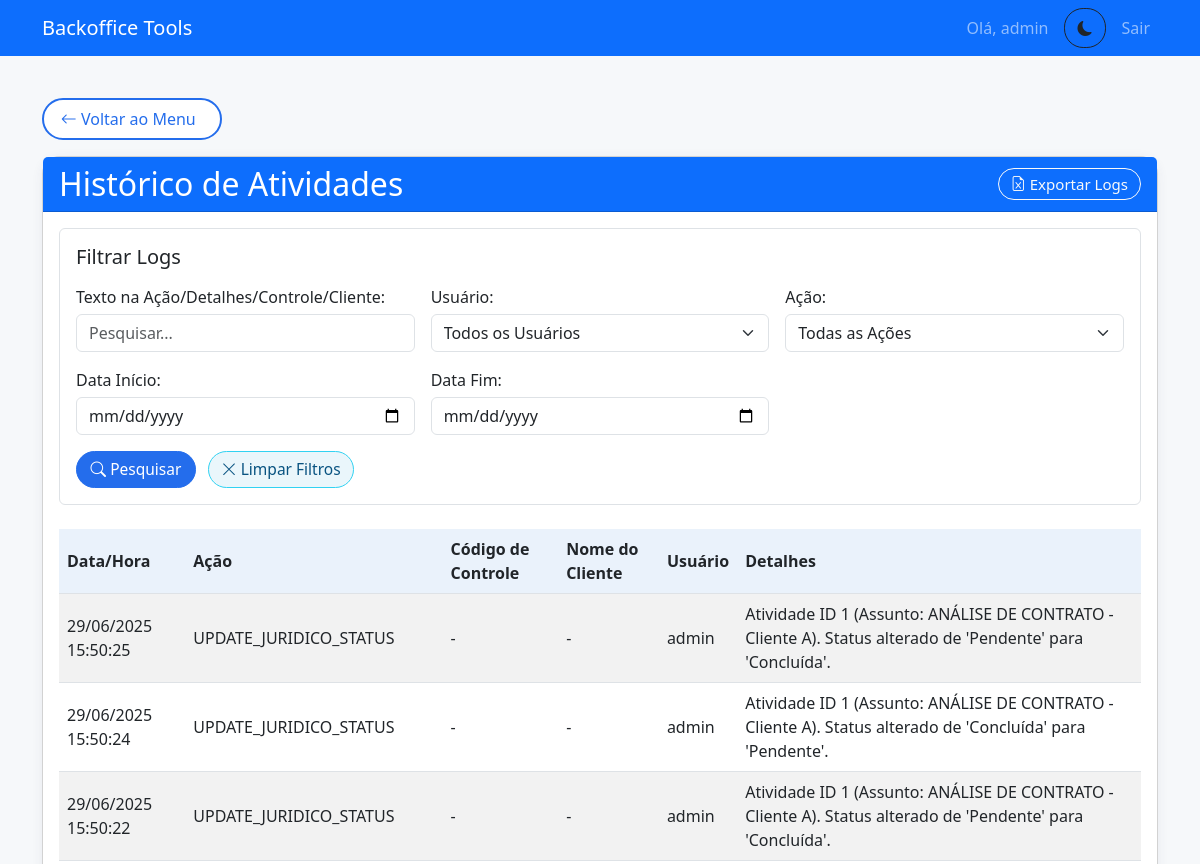
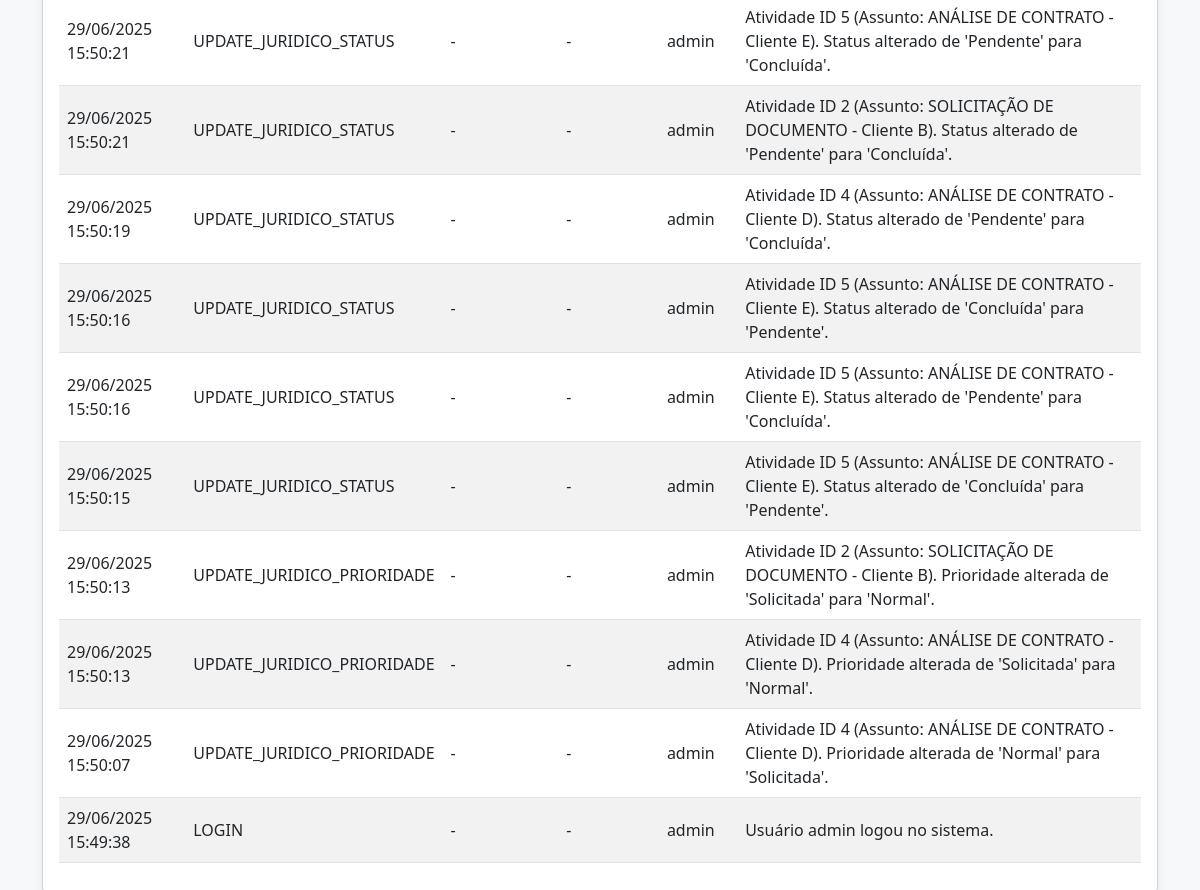
The page /logs (signed in) on the database as committed earlier (2 pictures, top to bottom).
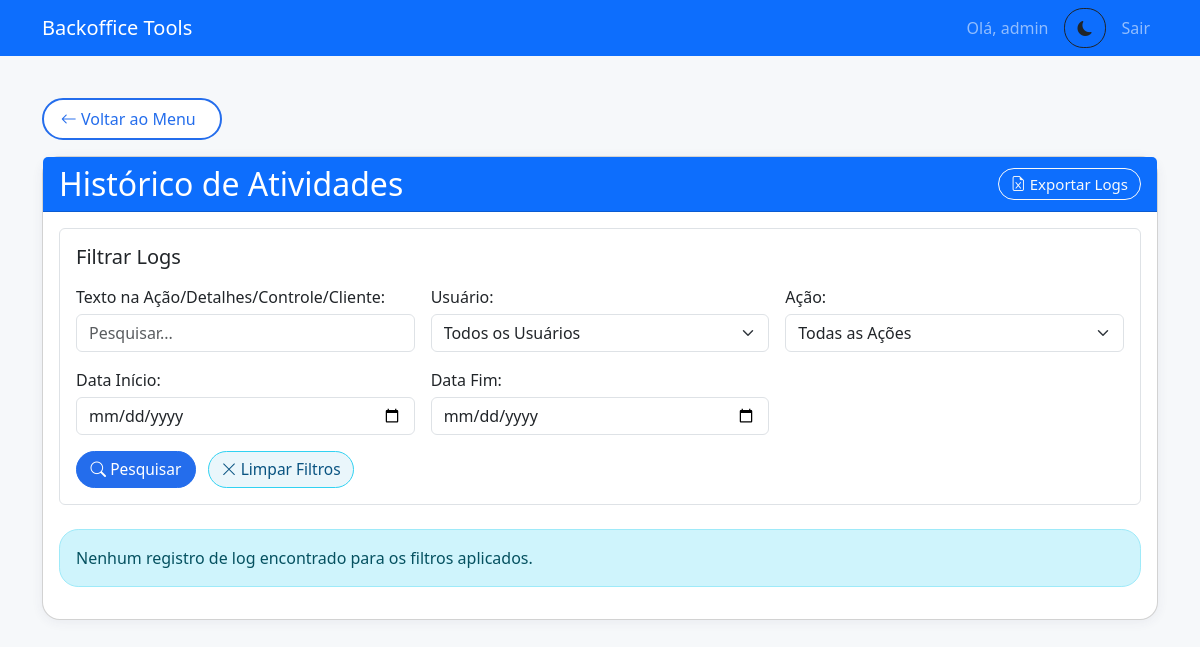
The same page on the database as committed later.
### models.py (models this page shows, shortened)
class Log(db.Model):
    id = db.Column(db.Integer, primary_key=True)
    action = db.Column(db.String(50), nullable=False)
    details = db.Column(db.Text)
    user_id = db.Column(db.Integer, db.ForeignKey('user.id'))
    user = db.relationship('User', backref=db.backref('logs', lazy=True))
    timestamp = db.Column(db.DateTime, default=datetime.utcnow)
    codigo_controle = db.Column(db.String(50), nullable=True)
    nome_cliente = db.Column(db.String(120), nullable=True)

class User(db.Model):
    id = db.Column(db.Integer, primary_key=True)
    username = db.Column(db.String(80), unique=True, nullable=False)
    password_hash = db.Column(db.String(128), nullable=False)
    role_id = db.Column(db.Integer, db.ForeignKey('role.id'), nullable=False)
    role = db.relationship('Role', backref=db.backref('users', lazy=True))

### app.py (the view, shortened to what this page needs)
@app.route('/logs')
@permission_required('can_access_logs') # Acesso aos logs
def show_logs():
    if 'username' not in session:
        return redirect(url_for('login'))
    search_text = request.args.get('search_text', '').strip()
    filter_user = request.args.get('filter_user', '').strip()
    filter_action = request.args.get('filter_action', '').strip()
    start_date_str = request.args.get('start_date', '').strip()
    end_date_str = request.args.get('end_date', '').strip()
    logs_query = Log.query.options(db.joinedload(Log.user)).order_by(Log.timestamp.desc())
    if filter_user:
        logs_query = logs_query.join(User).filter(User.username == filter_user)
    if filter_action:
        logs_query = logs_query.filter(Log.action == filter_action)
    if start_date_str:
        try:
            start_date = datetime.strptime(start_date_str, '%Y-%m-%d').date()
            logs_query = logs_query.filter(db.func.date(Log.timestamp) >= start_date)
        except ValueError:
            flash('Formato de "Data Início" inválido. Use AAAA-MM-DD.', 'danger')
    if end_date_str:
        try:
            end_date = datetime.strptime(end_date_str, '%Y-%m-%d').date()
            logs_query = logs_query.filter(db.func.date(Log.timestamp) <= end_date)
        except ValueError:
            flash('Formato de "Data Fim" inválido. Use AAAA-MM-DD.', 'danger')
    logs = logs_query.all()
    unique_users = [user.username for user in User.query.with_entities(User.username).distinct().order_by(User.username).all()]
    unique_actions = [action for action, in db.session.query(Log.action).distinct().order_by(Log.action).all()]
    return render_template(
        'logs.html',
        logs=logs,
        unique_users=unique_users,
        unique_actions=unique_actions,
        search_text=search_text,
        filter_user=filter_user,
        filter_action=filter_action,
        start_date=start_date_str,
        end_date=end_date_str
    )

### app.py (called while the page is built)
def permission_required(permission_name):
    def decorator(f):
        @wraps(f)
        def decorated_function(*args, **kwargs):
            if 'username' not in session:
                flash('Você precisa estar logado para acessar esta funcionalidade.', 'danger')
                return redirect(url_for('login'))
            user = User.query.filter_by(username=session['username']).first()
            if user and hasattr(user.role, permission_name) and getattr(user.role, permission_name):
                return f(*args, **kwargs)
            else:
                flash('Você não tem permissão para realizar esta ação ou acessar esta página.', 'danger')
                return redirect(url_for('menu')) # Ou abort(403)
        return decorated_function
    return decorator

### templates/logs.html (shortened to what this page needs)
{% extends "base.html" %}
{% block content %}
<a href="{{ url_for('menu') }}" class="btn btn-outline-primary mb-3">
    <i class="bi bi-arrow-left"></i> Voltar ao Menu
</a>
<div class="card">
    <div class="card-header bg-primary text-white d-flex justify-content-between align-items-center">
        <h2 class="mb-0">Histórico de Atividades</h2>
        <a href="{{ url_for('export_logs') }}" class="btn btn-outline-light btn-sm">
            <i class="bi bi-file-earmark-excel"></i> Exportar Logs
        </a>
    </div>
    <div class="card-body">
        <form method="GET" action="{{ url_for('show_logs') }}" class="mb-4 p-3 border rounded">
            <h5 class="mb-3">Filtrar Logs</h5>
            <div class="row g-3">
                <div class="col-md-4">
                    <label for="search_text" class="form-label">Texto na Ação/Detalhes/Controle/Cliente:</label>
                    <input type="text" class="form-control" id="search_text" name="search_text" value="{{ search_text or '' }}" placeholder="Pesquisar...">
                </div>
                <div class="col-md-4">
                    <label for="filter_user" class="form-label">Usuário:</label>
                    <select class="form-select" id="filter_user" name="filter_user">
                        <option value="">Todos os Usuários</option>
                    </select>
                </div>
                <div class="col-md-4">
                    <label for="filter_action" class="form-label">Ação:</label>
                    <select class="form-select" id="filter_action" name="filter_action">
                        <option value="">Todas as Ações</option>
                    </select>
                </div>
                <div class="col-md-4">
                    <label for="start_date" class="form-label">Data Início:</label>
                    <input type="date" class="form-control" id="start_date" name="start_date" value="{{ start_date or '' }}">
                </div>
                <div class="col-md-4">
                    <label for="end_date" class="form-label">Data Fim:</label>
                    <input type="date" class="form-control" id="end_date" name="end_date" value="{{ end_date or '' }}">
                </div>
            </div>
            <div class="mt-3">
                <button type="submit" class="btn btn-primary me-2"><i class="bi bi-search"></i> Pesquisar</button>
                <a href="{{ url_for('show_logs') }}" class="btn btn-outline-secondary"><i class="bi bi-x-lg"></i> Limpar Filtros</a>
            </div>
        </form>
        {% if logs %}
        <div class="table-responsive">
            <table class="table table-striped">
                <thead>
                    <tr>
                        <th>Data/Hora</th>
                        <th>Ação</th>
                        <th>Código de Controle</th>
                        <th>Nome do Cliente</th>
                        <th>Usuário</th>
                        <th>Detalhes</th>
                    </tr>
                </thead>
                <tbody>
                    {% for log in logs %}
                    <tr>
                        <td>{{ log.timestamp.strftime('%d/%m/%Y %H:%M:%S') if log.timestamp else '-' }}</td>
                        <td>{{ log.action }}</td>
                        <td>{{ log.codigo_controle or '-' }}</td>
                        <td>{{ log.nome_cliente or '-' }}</td>
                        <td>{{ log.user.username if log.user else 'N/A' }}</td>
                        <td>{{ log.details or '-' }}</td>
                    </tr>
                    {% endfor %}
                </tbody>
            </table>
        </div>
        {% else %}
        <div class="alert alert-info">
            Nenhum registro de log encontrado para os filtros aplicados.
        </div>
        {% endif %}
    </div>
</div>
{% endblock %}

### templates/base.html (shortened to what this page needs)
<!DOCTYPE html>
<html lang="pt-BR">
<head>
    <link href="https://cdn.jsdelivr.net/npm/bootstrap@5.3.0/dist/css/bootstrap.min.css" rel="stylesheet">
    <link rel="stylesheet" href="https://cdn.jsdelivr.net/npm/bootstrap-icons@1.8.0/font/bootstrap-icons.css">
    <link rel="stylesheet" href="{{ url_for('static', filename='styles.css') }}">
</head>
<body class="{% if request.path == url_for('login') %}login-page{% endif %}">
    {% if 'username' in session or request.path == url_for('login') %}
    <nav class="navbar navbar-expand-lg navbar-dark bg-primary">
        <div class="container">
            <a class="navbar-brand" href="{{ url_for('home') }}">Backoffice Tools</a>
            <div class="navbar-nav ms-auto">
                {% if 'username' in session %}
                    <span class="navbar-text me-3">Olá, {{ session['username'] }}</span>
                    <button id="darkModeToggle" class="btn btn-sm {% if body_classes and 'dark-mode' in body_classes %}btn-outline-light{% else %}btn-outline-dark{% endif %} me-2">
                        <i class="bi {% if body_classes and 'dark-mode' in body_classes %}bi-sun-fill{% else %}bi-moon-fill{% endif %}"></i>
                    </button>
                    <a class="nav-link" href="{{ url_for('logout') }}">Sair</a>
                {% else %}
                    <button id="darkModeToggle" class="btn btn-sm btn-outline-light me-2">
                        <i class="bi bi-moon-fill"></i>
                    </button>
                {% endif %}
            </div>
        </div>
    </nav>
    {% endif %}
    <div class="container mt-4">
        {% block content %}{% endblock %}
    </div>
</body>
</html>

### static/styles.css (style rules this page uses)
body { background-color: #f6f8fa; font-family: 'Segoe UI', Arial, sans-serif; }
.card { border-radius: 18px; box-shadow: 0 2px 12px rgba(50, 60, 100, 0.07); }
.card-header { border-radius: 18px 18px 0 0; font-size: 1.15rem; font-weight: 500; }
.btn, .btn-primary, .btn-outline-primary, .btn-outline-info, .btn-outline-success, .btn-outline-warning, .btn-outline-secondary { border-radius: 1.2rem !important; font-weight: 500; font-size: 0.97rem; transition: background 0.18s; box-shadow: none !important; }
.btn-outline-info, .btn-outline-secondary { color: #095381 !important; border-color: #31d2f2 !important; background-color: #eaf6fb !important; }
.btn-primary, .btn-outline-primary { background-color: #246dec; border-color: #246dec; color: #fff !important; }
.btn-sm { padding: 0.22rem 0.75rem; font-size: 0.94rem; border-radius: 1.2rem; }
a.btn-outline-primary.mb-3 { font-size: 1rem; padding: 0.44rem 1.5rem 0.44rem 1.05rem; border-radius: 1.7rem !important; margin-bottom: 1.3rem; margin-top: 1.1rem; background: #fff; font-weight: 500; border: 2px solid #246dec; color: #246dec !important; transition: background 0.13s, color 0.13s; }
.form-label { font-weight: 500; margin-bottom: 0.3rem; }
.btn-edit-feriados, #btnFeriados, .btn-modal, .btn-outline-primary { background: #fff; color: #246dec !important; border: 1.5px solid #246dec; border-radius: 1.2rem !important; font-weight: 500; padding: 0.3rem 1.1rem; font-size: 0.97rem; margin-bottom: 0.3em; transition: background .15s, color .15s; }
.alert { border-radius: 1.2rem; }
.btn-outline-primary, .btn-primary, .btn-warning, .btn-success, .btn-secondary { min-width: 120px; }

### templates/base.html (style rules this page uses)
:root { --bg-light: #f8f9fa; --text-light: #212529; --card-light: #ffffff; --primary-light: #0d6efd; --secondary-light: #6c757d; --bg-dark: #121212; --text-dark: #e0e0e0; --card-dark: #1e1e1e; --primary-dark: #1a4b8c; --secondary-dark: #495057; }

Rows that differ between the two databases and show on the page:
removed Log: timestamp "29/06/2025 15:50:25", action "UPDATE_JURIDICO_STATUS", codigo_controle "-", nome_cliente "-", user "admin", details "Atividade ID 1 (Assunto: ANÁLISE DE CONTRATO - Cliente A). Status alterado de 'Pendente' para 'Concluída'."
removed Log: timestamp "29/06/2025 15:50:24", action "UPDATE_JURIDICO_STATUS", codigo_controle "-", nome_cliente "-", user "admin", details "Atividade ID 1 (Assunto: ANÁLISE DE CONTRATO - Cliente A). Status alterado de 'Concluída' para 'Pendente'."
removed Log: timestamp "29/06/2025 15:50:22", action "UPDATE_JURIDICO_STATUS", codigo_controle "-", nome_cliente "-", user "admin", details "Atividade ID 1 (Assunto: ANÁLISE DE CONTRATO - Cliente A). Status alterado de 'Pendente' para 'Concluída'."
removed Log: timestamp "29/06/2025 15:50:21", action "UPDATE_JURIDICO_STATUS", codigo_controle "-", nome_cliente "-", user "admin", details "Atividade ID 5 (Assunto: ANÁLISE DE CONTRATO - Cliente E). Status alterado de 'Pendente' para 'Concluída'."
removed Log: timestamp "29/06/2025 15:50:21", action "UPDATE_JURIDICO_STATUS", codigo_controle "-", nome_cliente "-", user "admin", details "Atividade ID 2 (Assunto: SOLICITAÇÃO DE DOCUMENTO - Cliente B). Status alterado de 'Pendente' para 'Concluída'."
removed Log: timestamp "29/06/2025 15:50:19", action "UPDATE_JURIDICO_STATUS", codigo_controle "-", nome_cliente "-", user "admin", details "Atividade ID 4 (Assunto: ANÁLISE DE CONTRATO - Cliente D). Status alterado de 'Pendente' para 'Concluída'."
removed Log: timestamp "29/06/2025 15:50:16", action "UPDATE_JURIDICO_STATUS", codigo_controle "-", nome_cliente "-", user "admin", details "Atividade ID 5 (Assunto: ANÁLISE DE CONTRATO - Cliente E). Status alterado de 'Concluída' para 'Pendente'."
removed Log: timestamp "29/06/2025 15:50:16", action "UPDATE_JURIDICO_STATUS", codigo_controle "-", nome_cliente "-", user "admin", details "Atividade ID 5 (Assunto: ANÁLISE DE CONTRATO - Cliente E). Status alterado de 'Pendente' para 'Concluída'."
removed Log: timestamp "29/06/2025 15:50:15", action "UPDATE_JURIDICO_STATUS", codigo_controle "-", nome_cliente "-", user "admin", details "Atividade ID 5 (Assunto: ANÁLISE DE CONTRATO - Cliente E). Status alterado de 'Concluída' para 'Pendente'."
removed Log: timestamp "29/06/2025 15:50:13", action "UPDATE_JURIDICO_PRIORIDADE", codigo_controle "-", nome_cliente "-", user "admin", details "Atividade ID 2 (Assunto: SOLICITAÇÃO DE DOCUMENTO - Cliente B). Prioridade alterada de 'Solicitada' para 'Normal'."
removed Log: timestamp "29/06/2025 15:50:13", action "UPDATE_JURIDICO_PRIORIDADE", codigo_controle "-", nome_cliente "-", user "admin", details "Atividade ID 4 (Assunto: ANÁLISE DE CONTRATO - Cliente D). Prioridade alterada de 'Solicitada' para 'Normal'."
removed Log: timestamp "29/06/2025 15:50:07", action "UPDATE_JURIDICO_PRIORIDADE", codigo_controle "-", nome_cliente "-", user "admin", details "Atividade ID 4 (Assunto: ANÁLISE DE CONTRATO - Cliente D). Prioridade alterada de 'Normal' para 'Solicitada'."
removed Log: timestamp "29/06/2025 15:49:38", action "LOGIN", codigo_controle "-", nome_cliente "-", user "admin", details "Usuário admin logou no sistema."
Other text that changed with them:
text no longer shown: "Data/Hora Ação Código de Controle Nome do Cliente Usuário Detalhes"
text now shown: "Nenhum registro de log encontrado para os filtros aplicados."
